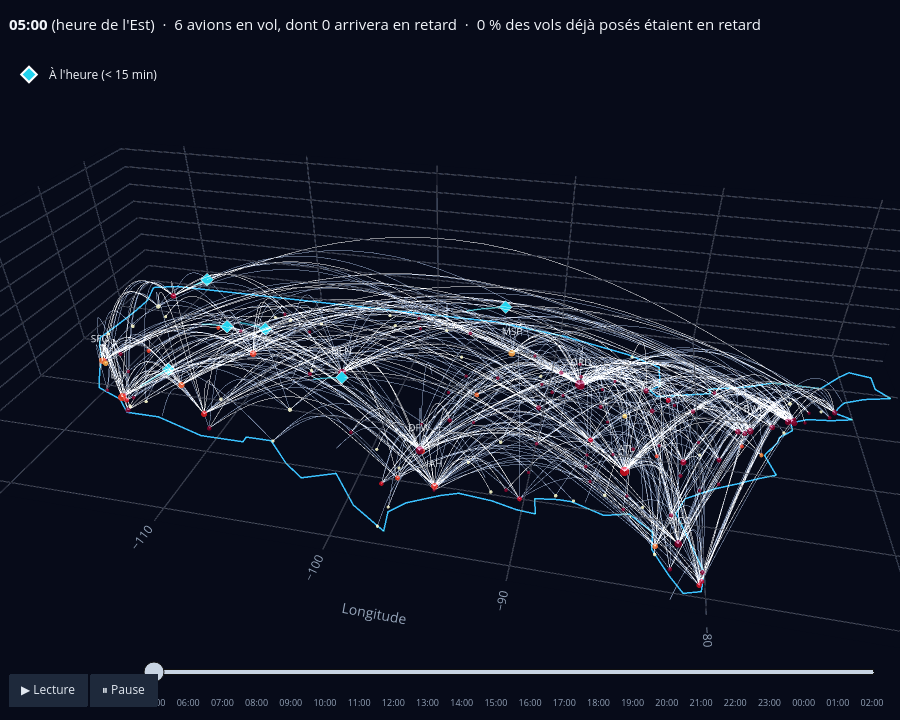

Notebook source saved alongside this figure:
### Markdown cell above
## 5. Aperçu de l'animation 3D

La figure est construite par la même fonction que le dashboard (`app/sections/ciel_3d.py`). Faites pivoter la scène à la souris puis cliquez sur ▶ Lecture.

### Code cell
import sys
sys.path.insert(0, "/workspace/app")
from sections.ciel_3d import build_replay_figure

replay_pd = spark.read.format("delta").load("/lakehouse/gold/flight_replay").toPandas()
jour_pire = replay_pd[replay_pd["day_label"].str.startswith("1")]
fig = build_replay_figure(jour_pire)
print(f"{len(fig.frames)} images d'animation, {len(jour_pire)} vols")
fig.show()

### Figure 1 — Plotly figure (JSON) as saved in the notebook; plotly's stock layout.template omitted (floating-point values rounded to 4 significant figures; data arrays with more than 128 entries replaced by an {"elided": "..."} marker saying what was removed)
{"data": [{"hoverinfo": "skip", "line": {"color": "rgba(56,189,248,0.55)", "width": 3}, "mode": "lines", "name": "États-Unis", "showlegend": false, "type": "scatter3d", "x": [-124.7, -122.8, -95.2, -89.6, -84.8, -82.5, -82.4, -83.1, -82.6, -79.0, -79.1, -76.3, -74.7, -71.5, -70.0, -69.2, -67.8, -67.8, -67.0, -68.8, -70.2, -70.7, -71.0, -70.0, -71.4, -72.9, -74.0, -74.0, -74.9, -75.1, -75.9, -76.0, -75.5, -76.5, -77.9, -79.2, -80.9, -81.4, -80.6, -80.0, -80.2, -81.1, -81.8, -82.7, -82.7, -84.0, -85.4, -87.3, -88.1, -89.4, -89.2, -90.3, -91.8, -93.8, -94.8, -96.6, -97.4, -97.2, -99.5, -101.4, -103.3, -104.7, -106.5, -108.2, -108.2, -111.1, -114.8, -117.1, -118.4, -120.6, -121.9, -122.5, -123.8, -124.4, -124.2, -124.0, -124.0, -124.7], "y": [48.4, 49.0, 49.0, 48.0, 46.5, 45.3, 43.0, 42.3, 41.7, 42.8, 43.3, 44.2, 45.0, 45.0, 46.7, 47.45, 47.1, 45.7, 44.8, 44.3, 43.6, 42.9, 42.3, 41.8, 41.4, 41.2, 40.6, 39.8, 38.9, 38.3, 37.1, 36.9, 35.2, 34.7, 33.9, 33.2, 32.0, 30.7, 28.4, 26.7, 25.4, 25.1, 26.1, 27.7, 29.0, 30.1, 29.7, 30.4, 30.4, 30.2, 29.0, 29.1, 29.5, 29.7, 29.3, 28.3, 27.4, 25.95, 27.5, 29.8, 29.0, 30.0, 31.8, 31.8, 31.33, 31.33, 32.5, 32.5, 33.7, 34.6, 36.6, 37.8, 39.4, 40.4, 42.0, 44.6, 46.3, 48.4], "z": [0, 0, 0, 0, 0, 0, 0, 0, 0, 0, 0, 0, 0, 0, 0, 0, 0, 0, 0, 0, 0, 0, 0, 0, 0, 0, 0, 0, 0, 0, 0, 0, 0, 0, 0, 0, 0, 0, 0, 0, 0, 0, 0, 0, 0, 0, 0, 0, 0, 0, 0, 0, 0, 0, 0, 0, 0, 0, 0, 0, 0, 0, 0, 0, 0, 0, 0, 0, 0, 0, 0, 0, 0, 0, 0, 0, 0, 0]}, {"hoverinfo": "skip", "line": {"color": "rgba(148,163,184,0.10)", "width": 1}, "mode": "lines", "name": "Trajectoires du jour", "showlegend": false, "type": "scatter3d", "x": {"elided": "18900 float values"}, "y": {"elided": "18900 float values"}, "z": {"elided": "18900 float values"}}, {"customdata": {"elided": "139x4 mixed values"}, "hovertemplate": "<b>%{customdata[0]}</b> %{customdata[1]}<br>%{customdata[2]} départs, %{customdata[3]} % en retard<extra></extra>", "marker": {"cmax": 50, "cmin": 0, "color": {"elided": "139 float values"}, "colorscale": [[0.0, "rgb(255,255,204)"], [0.125, "rgb(255,237,160)"], [0.25, "rgb(254,217,118)"], [0.375, "rgb(254,178,76)"], [0.5, "rgb(253,141,60)"], [0.625, "rgb(252,78,42)"], [0.75, "rgb(227,26,28)"], [0.875, "rgb(189,0,38)"], [1.0, "rgb(128,0,38)"]], "line": {"width": 0}, "opacity": 0.85, "size": {"elided": "139 float values"}}, "mode": "markers", "name": "Aéroports (couleur = % de retard)", "showlegend": false, "type": "scatter3d", "x": {"elided": "139 float values"}, "y": {"elided": "139 float values"}, "z": {"elided": "139 float values"}}, {"hoverinfo": "skip", "mode": "text", "showlegend": false, "text": ["ORD", "ATL", "DFW", "LAX", "DEN", "MCO", "IAH", "MSP", "BWI", "SFO"], "textfont": {"color": "#e2e8f0", "size": 10}, "type": "scatter3d", "x": [-87.9, -84.43, -97.04, -118.4, -104.7, -81.32, -95.34, -93.22, -76.67, -122.4], "y": [41.98, 33.64, 32.9, 33.94, 39.86, 28.43, 29.98, 44.88, 39.18, 37.62], "z": [0.25, 0.25, 0.25, 0.25, 0.25, 0.25, 0.25, 0.25, 0.25, 0.25]}, {"hoverinfo": "skip", "line": {"color": "#22d3ee", "width": 3}, "mode": "lines", "name": "traînée À l'heure (< 15 min)", "opacity": 0.55, "showlegend": false, "type": "scatter3d", "x": [-102.9, -102.5, -102.1, -101.7, -101.3, -100.9, NaN, -95.05, -94.59, -94.12, -93.66, -93.2, -92.74, NaN, -117.0, -116.6, -116.2, -115.8, -115.3, -114.9, NaN, -112.4, -112.0, -111.6, -111.2, -110.8, -110.4, NaN, -110.2, -109.8, -109.3, -108.9, -108.5, -108.1, NaN, -119.1, -118.7, -118.3, -117.9, -117.6, -117.2, NaN], "y": [31.23, 31.14, 31.04, 30.94, 30.85, 30.75, NaN, 37.13, 37.23, 37.33, 37.43, 37.53, 37.63, NaN, 34.27, 34.37, 34.47, 34.57, 34.67, 34.77, NaN, 35.76, 35.68, 35.61, 35.53, 35.45, 35.38, NaN, 36.71, 36.59, 36.47, 36.35, 36.23, 36.11, NaN, 45.78, 45.59, 45.39, 45.2, 45.01, 44.81, NaN], "z": [1.962, 2.021, 2.077, 2.13, 2.18, 2.226, NaN, 2.705, 2.73, 2.752, 2.77, 2.784, 2.795, NaN, 0.3065, 0.4012, 0.4952, 0.5886, 0.681, 0.7725, NaN, 1.896, 1.926, 1.952, 1.973, 1.988, 1.999, NaN, 1.835, 1.858, 1.875, 1.886, 1.891, 1.89, NaN, 0.7694, 0.8571, 0.9441, 1.03, 1.116, 1.2, NaN]}, {"customdata": [["American Airlines Inc.", 2211, "PHX", "MIA", -1, 6], ["US Airways Inc.", 458, "PHX", "BOS", -4, -13], ["Delta Air Lines Inc.", 307, "LAX", "DTW", 23, 12], ["American Airlines Inc.", 1112, "SFO", "DFW", -5, -8], ["American Airlines Inc.", 1637, "RNO", "DFW", -5, -22], ["American Airlines Inc.", 371, "SEA", "MIA", 2, 2]], "hovertemplate": "<b>%{customdata[0]} %{customdata[1]}</b><br>%{customdata[2]} → %{customdata[3]}<br>départ : %{customdata[4]:+d} min | arrivée : %{customdata[5]:+d} min<extra></extra>", "marker": {"color": "#22d3ee", "line": {"color": "white", "width": 0.5}, "size": 4.2, "symbol": "diamond"}, "mode": "markers", "name": "À l'heure (< 15 min)", "type": "scatter3d", "x": [-100.9, -92.74, -114.9, -110.4, -108.1, -117.2], "y": [30.75, 37.63, 34.77, 35.38, 36.11, 44.81], "z": [2.226, 2.795, 0.7725, 1.999, 1.89, 1.2]}, {"hoverinfo": "skip", "line": {"color": "#f59e0b", "width": 3}, "mode": "lines", "name": "traînée Retard 15 à 60 min", "opacity": 0.55, "showlegend": false, "type": "scatter3d", "x": [], "y": [], "z": []}, {"customdata": [], "hovertemplate": "<b>%{customdata[0]} %{customdata[1]}</b><br>%{customdata[2]} → %{customdata[3]}<br>départ : %{customdata[4]:+d} min | arrivée : %{customdata[5]:+d} min<extra></extra>", "marker": {"color": "#f59e0b", "line": {"color": "white", "width": 0.5}, "size": 4.2, "symbol": "diamond"}, "mode": "markers", "name": "Retard 15 à 60 min", "type": "scatter3d", "x": [], "y": [], "z": []}, {"hoverinfo": "skip", "line": {"color": "#ef4444", "width": 3}, "mode": "lines", "name": "traînée Retard > 60 min", "opacity": 0.55, "showlegend": false, "type": "scatter3d", "x": [], "y": [], "z": []}, {"customdata": [], "hovertemplate": "<b>%{customdata[0]} %{customdata[1]}</b><br>%{customdata[2]} → %{customdata[3]}<br>départ : %{customdata[4]:+d} min | arrivée : %{customdata[5]:+d} min<extra></extra>", "marker": {"color": "#ef4444", "line": {"color": "white", "width": 0.5}, "size": 4.2, "symbol": "diamond"}, "mode": "markers", "name": "Retard > 60 min", "type": "scatter3d", "x": [], "y": [], "z": []}], "layout": {"height": 720, "legend": {"bgcolor": "rgba(0,0,0,0)", "itemsizing": "constant", "orientation": "h", "x": 0.01, "y": 1.0}, "margin": {"b": 0, "l": 0, "r": 0, "t": 60}, "paper_bgcolor": "#070b19", "scene": {"aspectmode": "manual", "aspectratio": {"x": 2.2, "y": 1.0, "z": 0.45}, "camera": {"center": {"x": 0, "y": 0, "z": -0.15}, "eye": {"x": 0.35, "y": -1.55, "z": 0.95}}, "xaxis": {"backgroundcolor": "#070b19", "color": "#94a3b8", "gridcolor": "rgba(148,163,184,0.12)", "range": [-125.5, -66.5], "showbackground": true, "title": {"text": "Longitude"}, "zerolinecolor": "rgba(148,163,184,0.2)"}, "yaxis": {"backgroundcolor": "#070b19", "color": "#94a3b8", "gridcolor": "rgba(148,163,184,0.12)", "range": [24.0, 49.5], "showbackground": true, "title": {"text": "Latitude"}, "zerolinecolor": "rgba(148,163,184,0.2)"}, "zaxis": {"backgroundcolor": "#070b19", "color": "#94a3b8", "gridcolor": "rgba(148,163,184,0.12)", "range": [0, 4.2], "showbackground": true, "showticklabels": false, "title": {"text": ""}, "zerolinecolor": "rgba(148,163,184,0.2)"}}, "sliders": [{"active": 0, "currentvalue": {"visible": false}, "font": {"color": "#94a3b8", "size": 9}, "len": 0.82, "pad": {"t": 0}, "steps": [{"args": [["300"], {"frame": {"duration": 0, "redraw": true}, "mode": "immediate"}], "label": "05:00", "method": "animate"}, {"args": [["310"], {"frame": {"duration": 0, "redraw": true}, "mode": "immediate"}], "label": "", "method": "animate"}, {"args": [["320"], {"frame": {"duration": 0, "redraw": true}, "mode": "immediate"}], "label": "", "method": "animate"}, {"args": [["330"], {"frame": {"duration": 0, "redraw": true}, "mode": "immediate"}], "label": "", "method": "animate"}, {"args": [["340"], {"frame": {"duration": 0, "redraw": true}, "mode": "immediate"}], "label": "", "method": "animate"}, {"args": [["350"], {"frame": {"duration": 0, "redraw": true}, "mode": "immediate"}], "label": "", "method": "animate"}, {"args": [["360"], {"frame": {"duration": 0, "redraw": true}, "mode": "immediate"}], "label": "06:00", "method": "animate"}, {"args": [["370"], {"frame": {"duration": 0, "redraw": true}, "mode": "immediate"}], "label": "", "method": "animate"}, {"args": [["380"], {"frame": {"duration": 0, "redraw": true}, "mode": "immediate"}], "label": "", "method": "animate"}, {"args": [["390"], {"frame": {"duration": 0, "redraw": true}, "mode": "immediate"}], "label": "", "method": "animate"}, {"args": [["400"], {"frame": {"duration": 0, "redraw": true}, "mode": "immediate"}], "label": "", "method": "animate"}, {"args": [["410"], {"frame": {"duration": 0, "redraw": true}, "mode": "immediate"}], "label": "", "method": "animate"}, {"args": [["420"], {"frame": {"duration": 0, "redraw": true}, "mode": "immediate"}], "label": "07:00", "method": "animate"}, {"args": [["430"], {"frame": {"duration": 0, "redraw": true}, "mode": "immediate"}], "label": "", "method": "animate"}, {"args": [["440"], {"frame": {"duration": 0, "redraw": true}, "mode": "immediate"}], "label": "", "method": "animate"}, {"args": [["450"], {"frame": {"duration": 0, "redraw": true}, "mode": "immediate"}], "label": "", "method": "animate"}, {"args": [["460"], {"frame": {"duration": 0, "redraw": true}, "mode": "immediate"}], "label": "", "method": "animate"}, {"args": [["470"], {"frame": {"duration": 0, "redraw": true}, "mode": "immediate"}], "label": "", "method": "animate"}, {"args": [["480"], {"frame": {"duration": 0, "redraw": true}, "mode": "immediate"}], "label": "08:00", "method": "animate"}, {"args": [["490"], {"frame": {"duration": 0, "redraw": true}, "mode": "immediate"}], "label": "", "method": "animate"}, {"args": [["500"], {"frame": {"duration": 0, "redraw": true}, "mode": "immediate"}], "label": "", "method": "animate"}, {"args": [["510"], {"frame": {"duration": 0, "redraw": true}, "mode": "immediate"}], "label": "", "method": "animate"}, {"args": [["520"], {"frame": {"duration": 0, "redraw": true}, "mode": "immediate"}], "label": "", "method": "animate"}, {"args": [["530"], {"frame": {"duration": 0, "redraw": true}, "mode": "immediate"}], "label": "", "method": "animate"}, {"args": [["540"], {"frame": {"duration": 0, "redraw": true}, "mode": "immediate"}], "label": "09:00", "method": "animate"}, {"args": [["550"], {"frame": {"duration": 0, "redraw": true}, "mode": "immediate"}], "label": "", "method": "animate"}, {"args": [["560"], {"frame": {"duration": 0, "redraw": true}, "mode": "immediate"}], "label": "", "method": "animate"}, {"args": [["570"], {"frame": {"duration": 0, "redraw": true}, "mode": "immediate"}], "label": "", "method": "animate"}, {"args": [["580"], {"frame": {"duration": 0, "redraw": true}, "mode": "immediate"}], "label": "", "method": "animate"}, {"args": [["590"], {"frame": {"duration": 0, "redraw": true}, "mode": "immediate"}], "label": "", "method": "animate"}, {"args": [["600"], {"frame": {"duration": 0, "redraw": true}, "mode": "immediate"}], "label": "10:00", "method": "animate"}, {"args": [["610"], {"frame": {"duration": 0, "redraw": true}, "mode": "immediate"}], "label": "", "method": "animate"}, {"args": [["620"], {"frame": {"duration": 0, "redraw": true}, "mode": "immediate"}], "label": "", "method": "animate"}, {"args": [["630"], {"frame": {"duration": 0, "redraw": true}, "mode": "immediate"}], "label": "", "method": "animate"}, {"args": [["640"], {"frame": {"duration": 0, "redraw": true}, "mode": "immediate"}], "label": "", "method": "animate"}, {"args": [["650"], {"frame": {"duration": 0, "redraw": true}, "mode": "immediate"}], "label": "", "method": "animate"}, {"args": [["660"], {"frame": {"duration": 0, "redraw": true}, "mode": "immediate"}], "label": "11:00", "method": "animate"}, {"args": [["670"], {"frame": {"duration": 0, "redraw": true}, "mode": "immediate"}], "label": "", "method": "animate"}, {"args": [["680"], {"frame": {"duration": 0, "redraw": true}, "mode": "immediate"}], "label": "", "method": "animate"}, {"args": [["690"], {"frame": {"duration": 0, "redraw": true}, "mode": "immediate"}], "label": "", "method": "animate"}, {"args": [["700"], {"frame": {"duration": 0, "redraw": true}, "mode": "immediate"}], "label": "", "method": "animate"}, {"args": [["710"], {"frame": {"duration": 0, "redraw": true}, "mode": "immediate"}], "label": "", "method": "animate"}, {"args": [["720"], {"frame": {"duration": 0, "redraw": true}, "mode": "immediate"}], "label": "12:00", "method": "animate"}, {"args": [["730"], {"frame": {"duration": 0, "redraw": true}, "mode": "immediate"}], "label": "", "method": "animate"}, {"args": [["740"], {"frame": {"duration": 0, "redraw": true}, "mode": "immediate"}], "label": "", "method": "animate"}, {"args": [["750"], {"frame": {"duration": 0, "redraw": true}, "mode": "immediate"}], "label": "", "method": "animate"}, {"args": [["760"], {"frame": {"duration": 0, "redraw": true}, "mode": "immediate"}], "label": "", "method": "animate"}, {"args": [["770"], {"frame": {"duration": 0, "redraw": true}, "mode": "immediate"}], "label": "", "method": "animate"}, {"args": [["780"], {"frame": {"duration": 0, "redraw": true}, "mode": "immediate"}], "label": "13:00", "method": "animate"}, {"args": [["790"], {"frame": {"duration": 0, "redraw": true}, "mode": "immediate"}], "label": "", "method": "animate"}, {"args": [["800"], {"frame": {"duration": 0, "redraw": true}, "mode": "immediate"}], "label": "", "method": "animate"}, {"args": [["810"], {"frame": {"duration": 0, "redraw": true}, "mode": "immediate"}], "label": "", "method": "animate"}, {"args": [["820"], {"frame": {"duration": 0, "redraw": true}, "mode": "immediate"}], "label": "", "method": "animate"}, {"args": [["830"], {"frame": {"duration": 0, "redraw": true}, "mode": "immediate"}], "label": "", "method": "animate"}, {"args": [["840"], {"frame": {"duration": 0, "redraw": true}, "mode": "immediate"}], "label": "14:00", "method": "animate"}, {"args": [["850"], {"frame": {"duration": 0, "redraw": true}, "mode": "immediate"}], "label": "", "method": "animate"}, {"args": [["860"], {"frame": {"duration": 0, "redraw": true}, "mode": "immediate"}], "label": "", "method": "animate"}, {"args": [["870"], {"frame": {"duration": 0, "redraw": true}, "mode": "immediate"}], "label": "", "method": "animate"}, {"args": [["880"], {"frame": {"duration": 0, "redraw": true}, "mode": "immediate"}], "label": "", "method": "animate"}, {"args": [["890"], {"frame": {"duration": 0, "redraw": true}, "mode": "immediate"}], "label": "", "method": "animate"}, {"args": [["900"], {"frame": {"duration": 0, "redraw": true}, "mode": "immediate"}], "label": "15:00", "method": "animate"}, {"args": [["910"], {"frame": {"duration": 0, "redraw": true}, "mode": "immediate"}], "label": "", "method": "animate"}, {"args": [["920"], {"frame": {"duration": 0, "redraw": true}, "mode": "immediate"}], "label": "", "method": "animate"}, {"args": [["930"], {"frame": {"duration": 0, "redraw": true}, "mode": "immediate"}], "label": "", "method": "animate"}, {"args": [["940"], {"frame": {"duration": 0, "redraw": true}, "mode": "immediate"}], "label": "", "method": "animate"}, {"args": [["950"], {"frame": {"duration": 0, "redraw": true}, "mode": "immediate"}], "label": "", "method": "animate"}, {"args": [["960"], {"frame": {"duration": 0, "redraw": true}, "mode": "immediate"}], "label": "16:00", "method": "animate"}, {"args": [["970"], {"frame": {"duration": 0, "redraw": true}, "mode": "immediate"}], "label": "", "method": "animate"}, {"args": [["980"], {"frame": {"duration": 0, "redraw": true}, "mode": "immediate"}], "label": "", "method": "animate"}, {"args": [["990"], {"frame": {"duration": 0, "redraw": true}, "mode": "immediate"}], "label": "", "method": "animate"}, {"args": [["1000"], {"frame": {"duration": 0, "redraw": true}, "mode": "immediate"}], "label": "", "method": "animate"}, {"args": [["1010"], {"frame": {"duration": 0, "redraw": true}, "mode": "immediate"}], "label": "", "method": "animate"}, {"args": [["1020"], {"frame": {"duration": 0, "redraw": true}, "mode": "immediate"}], "label": "17:00", "method": "animate"}, {"args": [["1030"], {"frame": {"duration": 0, "redraw": true}, "mode": "immediate"}], "label": "", "method": "animate"}, {"args": [["1040"], {"frame": {"duration": 0, "redraw": true}, "mode": "immediate"}], "label": "", "method": "animate"}, {"args": [["1050"], {"frame": {"duration": 0, "redraw": true}, "mode": "immediate"}], "label": "", "method": "animate"}, {"args": [["1060"], {"frame": {"duration": 0, "redraw": true}, "mode": "immediate"}], "label": "", "method": "animate"}, {"args": [["1070"], {"frame": {"duration": 0, "redraw": true}, "mode": "immediate"}], "label": "", "method": "animate"}, {"args": [["1080"], {"frame": {"duration": 0, "redraw": true}, "mode": "immediate"}], "label": "18:00", "method": "animate"}, {"args": [["1090"], {"frame": {"duration": 0, "redraw": true}, "mode": "immediate"}], "label": "", "method": "animate"}, {"args": [["1100"], {"frame": {"duration": 0, "redraw": true}, "mode": "immediate"}], "label": "", "method": "animate"}, {"args": [["1110"], {"frame": {"duration": 0, "redraw": true}, "mode": "immediate"}], "label": "", "method": "animate"}, {"args": [["1120"], {"frame": {"duration": 0, "redraw": true}, "mode": "immediate"}], "label": "", "method": "animate"}, {"args": [["1130"], {"frame": {"duration": 0, "redraw": true}, "mode": "immediate"}], "label": "", "method": "animate"}, {"args": [["1140"], {"frame": {"duration": 0, "redraw": true}, "mode": "immediate"}], "label": "19:00", "method": "animate"}, {"args": [["1150"], {"frame": {"duration": 0, "redraw": true}, "mode": "immediate"}], "label": "", "method": "animate"}, {"args": [["1160"], {"frame": {"duration": 0, "redraw": true}, "mode": "immediate"}], "label": "", "method": "animate"}, {"args": [["1170"], {"frame": {"duration": 0, "redraw": true}, "mode": "immediate"}], "label": "", "method": "animate"}, {"args": [["1180"], {"frame": {"duration": 0, "redraw": true}, "mode": "immediate"}], "label": "", "method": "animate"}, {"args": [["1190"], {"frame": {"duration": 0, "redraw": true}, "mode": "immediate"}], "label": "", "method": "animate"}, {"args": [["1200"], {"frame": {"duration": 0, "redraw": true}, "mode": "immediate"}], "label": "20:00", "method": "animate"}, {"args": [["1210"], {"frame": {"duration": 0, "redraw": true}, "mode": "immediate"}], "label": "", "method": "animate"}, {"args": [["1220"], {"frame": {"duration": 0, "redraw": true}, "mode": "immediate"}], "label": "", "method": "animate"}, {"args": [["1230"], {"frame": {"duration": 0, "redraw": true}, "mode": "immediate"}], "label": "", "method": "animate"}, {"args": [["1240"], {"frame": {"duration": 0, "redraw": true}, "mode": "immediate"}], "label": "", "method": "animate"}, {"args": [["1250"], {"frame": {"duration": 0, "redraw": true}, "mode": "immediate"}], "label": "", "method": "animate"}, {"args": [["1260"], {"frame": {"duration": 0, "redraw": true}, "mode": "immediate"}], "label": "21:00", "method": "animate"}, {"args": [["1270"], {"frame": {"duration": 0, "redraw": true}, "mode": "immediate"}], "label": "", "method": "animate"}, {"args": [["1280"], {"frame": {"duration": 0, "redraw": true}, "mode": "immediate"}], "label": "", "method": "animate"}, {"args": [["1290"], {"frame": {"duration": 0, "redraw": true}, "mode": "immediate"}], "label": "", "method": "animate"}, {"args": [["1300"], {"frame": {"duration": 0, "redraw": true}, "mode": "immediate"}], "label": "", "method": "animate"}, {"args": [["1310"], {"frame": {"duration": 0, "redraw": true}, "mode": "immediate"}], "label": "", "method": "animate"}, {"args": [["1320"], {"frame": {"duration": 0, "redraw": true}, "mode": "immediate"}], "label": "22:00", "method": "animate"}, {"args": [["1330"], {"frame": {"duration": 0, "redraw": true}, "mode": "immediate"}], "label": "", "method": "animate"}, {"args": [["1340"], {"frame": {"duration": 0, "redraw": true}, "mode": "immediate"}], "label": "", "method": "animate"}, {"args": [["1350"], {"frame": {"duration": 0, "redraw": true}, "mode": "immediate"}], "label": "", "method": "animate"}, {"args": [["1360"], {"frame": {"duration": 0, "redraw": true}, "mode": "immediate"}], "label": "", "method": "animate"}, {"args": [["1370"], {"frame": {"duration": 0, "redraw": true}, "mode": "immediate"}], "label": "", "method": "animate"}, {"args": [["1380"], {"frame": {"duration": 0, "redraw": true}, "mode": "immediate"}], "label": "23:00", "method": "animate"}, {"args": [["1390"], {"frame": {"duration": 0, "redraw": true}, "mode": "immediate"}], "label": "", "method": "animate"}, {"args": [["1400"], {"frame": {"duration": 0, "redraw": true}, "mode": "immediate"}], "label": "", "method": "animate"}, {"args": [["1410"], {"frame": {"duration": 0, "redraw": true}, "mode": "immediate"}], "label": "", "method": "animate"}, {"args": [["1420"], {"frame": {"duration": 0, "redraw": true}, "mode": "immediate"}], "label": "", "method": "animate"}, {"args": [["1430"], {"frame": {"duration": 0, "redraw": true}, "mode": "immediate"}], "label": "", "method": "animate"}, {"args": [["1440"], {"frame": {"duration": 0, "redraw": true}, "mode": "immediate"}], "label": "00:00", "method": "animate"}, {"args": [["1450"], {"frame": {"duration": 0, "redraw": true}, "mode": "immediate"}], "label": "", "method": "animate"}, {"args": [["1460"], {"frame": {"duration": 0, "redraw": true}, "mode": "immediate"}], "label": "", "method": "animate"}, {"args": [["1470"], {"frame": {"duration": 0, "redraw": true}, "mode": "immediate"}], "label": "", "method": "animate"}, {"args": [["1480"], {"frame": {"duration": 0, "redraw": true}, "mode": "immediate"}], "label": "", "method": "animate"}, {"args": [["1490"], {"frame": {"duration": 0, "redraw": true}, "mode": "immediate"}], "label": "", "method": "animate"}, {"args": [["1500"], {"frame": {"duration": 0, "redraw": true}, "mode": "immediate"}], "label": "01:00", "method": "animate"}, {"args": [["1510"], {"frame": {"duration": 0, "redraw": true}, "mode": "immediate"}], "label": "", "method": "animate"}, {"args": [["1520"], {"frame": {"duration": 0, "redraw": true}, "mode": "immediate"}], "label": "", "method": "animate"}, {"args": [["1530"], {"frame": {"duration": 0, "redraw": true}, "mode": "immediate"}], "label": "", "method": "animate"}, {"args": [["1540"], {"frame": {"duration": 0, "redraw": true}, "mode": "immediate"}], "label": "", "method": "animate"}, {"args": [["1550"], {"frame": {"duration": 0, "redraw": true}, "mode": "immediate"}], "label": "", "method": "animate"}, {"args": [["1560"], {"frame": {"duration": 0, "redraw": true}, "mode": "immediate"}], "label": "02:00", "method": "animate"}], "x": 0.16, "y": 0.02, "yanchor": "bottom"}], "title": {"font": {"size": 15}, "text": "<b>05:00</b> (heure de l'Est)  ·  6 avions en vol, dont 0 arrivera en retard  ·  0 % des vols déjà posés étaient en retard", "x": 0.01}, "uirevision": "replay", "updatemenus": [{"bgcolor": "#1e293b", "buttons": [{"args": [null, {"frame": {"duration": 140, "redraw": true}, "fromcurrent": true, "transition": {"duration": 0}}], "label": "▶ Lecture", "method": "animate"}, {"args": [[null], {"frame": {"duration": 0, "redraw": false}, "mode": "immediate"}], "label": "⏸ Pause", "method": "animate"}], "direction": "left", "font": {"color": "#e2e8f0"}, "pad": {"r": 8, "t": 0}, "showactive": false, "type": "buttons", "x": 0.01, "xanchor": "left", "y": 0.02, "yanchor": "bottom"}]}}
